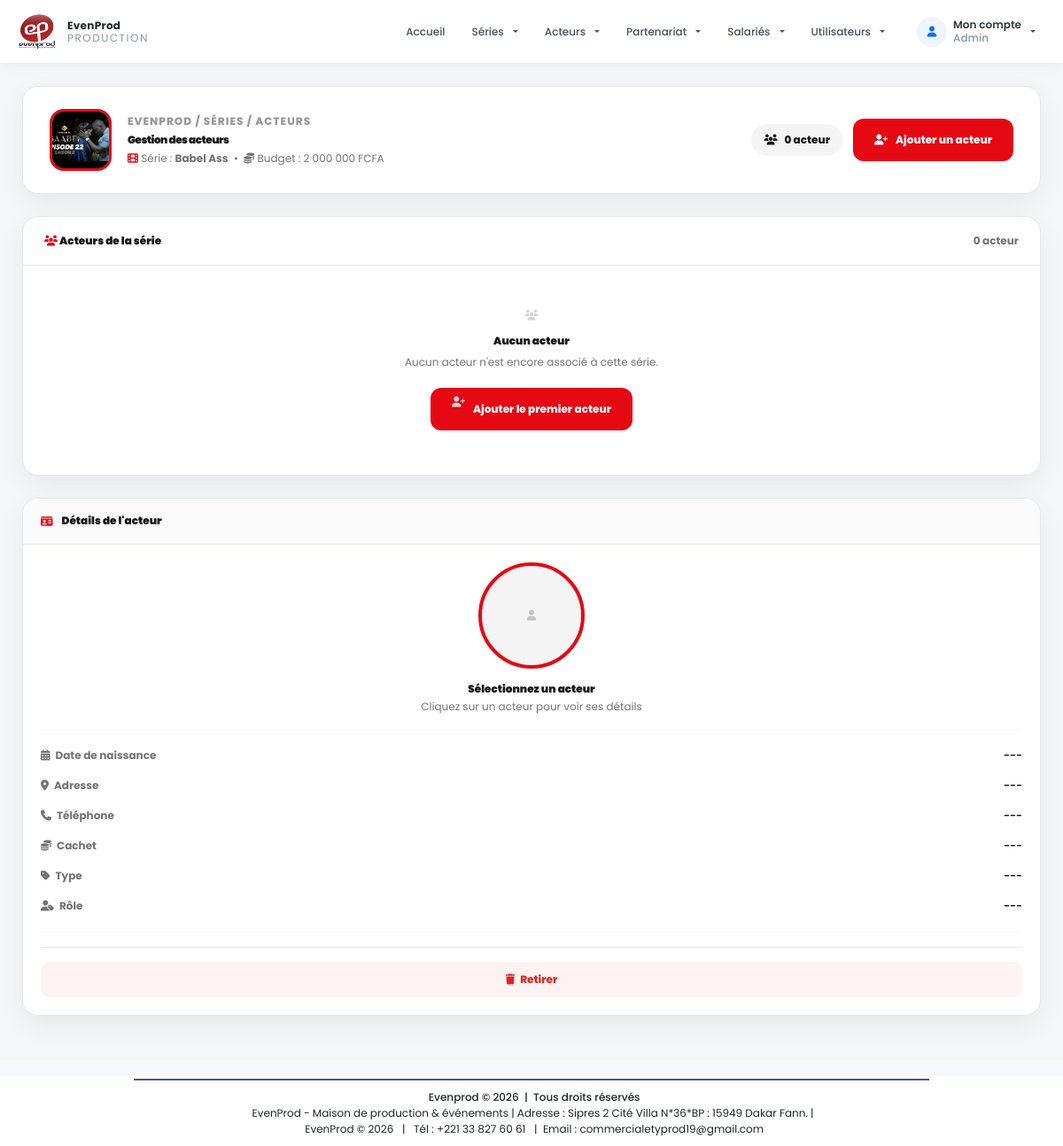
Before: /public/appManager/acteur/acteurs.php?id=3 (signed in) with the older database file.
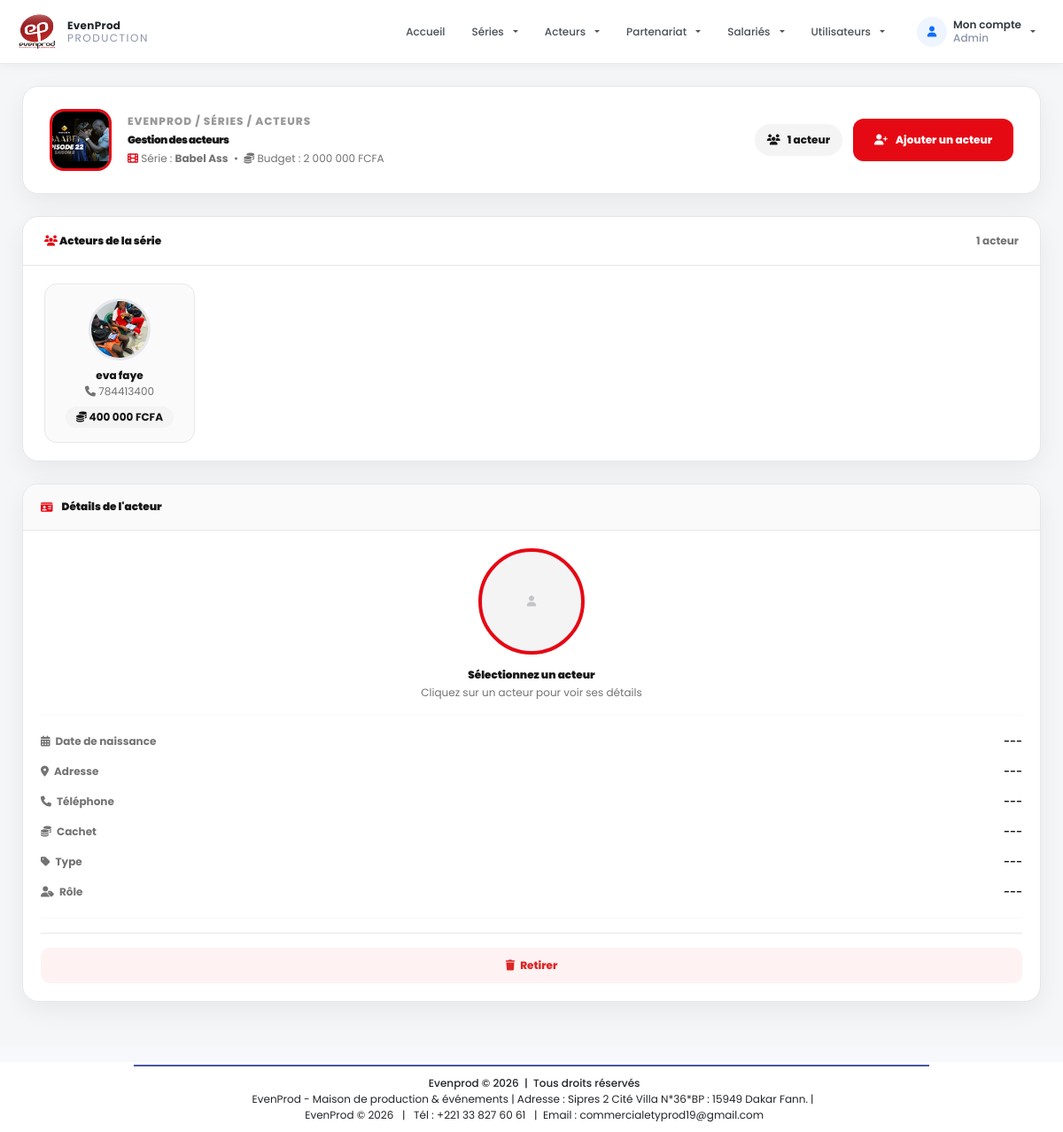
After: the same page with the newer database file.
### tables this page shows
CREATE TABLE IF NOT EXISTS `series` (
  `id` int NOT NULL AUTO_INCREMENT,
  `titre` varchar(150) NOT NULL,
  `description` text,
  `logo` varchar(255) DEFAULT NULL,
  `date_sortie` date DEFAULT NULL,
  `type` varchar(100) DEFAULT NULL,
  `budget` decimal(10,0) NOT NULL,
  `transport` decimal(15,2) NOT NULL DEFAULT '0.00',
  `decors` decimal(15,2) NOT NULL DEFAULT '0.00',
  `reglement_acteurs` decimal(15,2) NOT NULL DEFAULT '0.00',
  `accessoires` decimal(15,2) NOT NULL DEFAULT '0.00',
  `hmc` decimal(15,2) NOT NULL DEFAULT '0.00',
  `carburant` decimal(15,2) NOT NULL DEFAULT '0.00',
  `pharmacie` decimal(15,2) NOT NULL DEFAULT '0.00',
  `receptions` decimal(15,2) NOT NULL DEFAULT '0.00',
  `autres_achats` decimal(15,2) NOT NULL DEFAULT '0.00',
  `projet_id` int DEFAULT NULL,
  PRIMARY KEY (`id`),
  KEY `projet_id` (`projet_id`)
);

CREATE TABLE IF NOT EXISTS `serie_acteur` (
  `id` int NOT NULL AUTO_INCREMENT,
  `serie_id` int NOT NULL,
  `acteur_id` int NOT NULL,
  `personnage` varchar(100) DEFAULT NULL,
  `cachet` decimal(10,2) NOT NULL DEFAULT '0.00',
  `type_acteur` enum('forfaitaire','journalier') DEFAULT 'forfaitaire',
  `contrat` varchar(255) DEFAULT NULL,
  `role` varchar(255) DEFAULT NULL,
  PRIMARY KEY (`id`),
  KEY `serie_id` (`serie_id`),
  KEY `acteur_id` (`acteur_id`)
);

CREATE TABLE IF NOT EXISTS `acteurs` (
  `id` int NOT NULL AUTO_INCREMENT,
  `nom` varchar(100) NOT NULL,
  `prenom` varchar(100) DEFAULT NULL,
  `date_naissance` date DEFAULT NULL,
  `contact` varchar(50) DEFAULT NULL,
  `adresse` varchar(50) DEFAULT NULL,
  `photo` varchar(255) DEFAULT NULL,
  `cv_file` varchar(255) DEFAULT NULL,
  `projet_id` int DEFAULT NULL,
  PRIMARY KEY (`id`),
  KEY `projet_id` (`projet_id`)
);

### config/fonction.php (called while the page is built, shortened)
<?php
 function connexionBD()
{
    $host = 'localhost';
    $user = 'root';
    $pass = '';
    $db = 'evenprod_db';
    $connexion = mysqli_connect($host, $user, $pass, $db);
    mysqli_set_charset($connexion, 'utf8mb4');
    return $connexion;
}
$connexion = connexionBD();
function getSerieById($serieId)
{
    global $connexion;
    $serieId = (int) $serieId;
    $sql = "SELECT * FROM series WHERE id = $serieId";
    $res = mysqli_query($connexion, $sql);
    return mysqli_fetch_assoc($res);
}
function getActeursBySerieId($serieId)
{
    global $connexion;
    $serieId = (int) $serieId;
    $sql = "
        SELECT a.*, sa.id AS serie_acteur,type_acteur,contrat, sa.cachet, sa.type_acteur, sa.role
        FROM acteurs a
        INNER JOIN serie_acteur sa ON a.id = sa.acteur_id
        INNER JOIN series s ON s.id = sa.serie_id
        WHERE s.id = $serieId
    ";
    $result = mysqli_query($connexion, $sql);
    $acteurs = [];
    if ($result && mysqli_num_rows($result) > 0) {
        while ($row = mysqli_fetch_assoc($result)) {
            $acteurs[] = $row;
        }
    }
    return $acteurs;
}
?>

### public/appManager/acteur/acteurs.php (the view, shortened to what the rows shown need)
<?php
include '../../../config/fonction.php';
$id = $_GET['id'] ?? 0;
$serie = getSerieById($id);
$acteurs = getActeursBySerieId($id);
?>
<head>
    <link rel="stylesheet" href="https://cdnjs.cloudflare.com/ajax/libs/font-awesome/5.15.4/css/all.min.css">
</head>
<?php include '../../../includes/header.php'; ?>
<section class="acteurs-page">
    <div class="acteurs-container">
        <header class="acteurs-header">
            <div class="acteurs-header-left">
                <div class="acteurs-header-avatar">
                    <?php if (!empty($serie['logo']) && file_exists('../../../uploads/series/' . $serie['logo'])): ?>
                    <img src="../../../uploads/series/<?= htmlspecialchars($serie['logo']) ?>" alt="<?= htmlspecialchars($serie['titre']) ?>">
                    <?php else: ?>
                    <div class="acteurs-header-avatar-placeholder">
                        <i class="fas fa-film"></i>
                    </div>
                    <?php endif; ?>
                </div>
                <div>
                    <div class="acteurs-breadcrumb">
                        EVENPROD / SÉRIES / ACTEURS
                    </div>
                    <h1>Gestion des acteurs</h1>
                    <p>
                        <i class="fas fa-film" style="color:var(--accent);"></i>
                        Série : <strong><?= htmlspecialchars($serie['titre'] ?? 'Série introuvable') ?></strong>
                        &nbsp;&bull;&nbsp;
                        <i class="fas fa-coins"></i>
                        Budget : <?= number_format($serie['budget'] ?? 0, 0, ',', ' ') ?> FCFA
                    </p>
                </div>
            </div>
        </header>
        <div class="acteurs-layout">
            <div class="actors-list">
                <div class="actors-list-header">
                    <h2><i class="fas fa-users" style="color:var(--accent);"></i> Acteurs de la série</h2>
                </div>
                <?php if (!empty($acteurs)): ?>
                <div class="actors-grid">
                    <?php foreach ($acteurs as $acteur): ?>
                    <div class="actor-card"
                         data-id="<?= htmlspecialchars($acteur['serie_acteur_id'] ?? $acteur['id'] ?? 0) ?>"
                         data-nom="<?= htmlspecialchars($acteur['nom'] ?? '') ?>"
                         data-prenom="<?= htmlspecialchars($acteur['prenom'] ?? '') ?>"
                         data-date="<?= htmlspecialchars($acteur['date_naissance'] ?? 'Non renseignée') ?>"
                         data-adresse="<?= htmlspecialchars($acteur['adresse'] ?? 'Non renseignée') ?>"
                         data-contact="<?= htmlspecialchars($acteur['contact'] ?? 'Non renseigné') ?>"
                         data-cachet="<?= number_format($acteur['cachet'] ?? 0, 0, ',', ' ') ?>"
                         data-type="<?= htmlspecialchars($acteur['type_acteur'] ?? 'Non défini') ?>"
                         data-role="<?= htmlspecialchars($acteur['role'] ?? 'Non défini') ?>"
                         data-photo="<?= htmlspecialchars($acteur['photo'] ?? '') ?>"
                         data-contrat="<?= htmlspecialchars($acteur['contrat'] ?? '') ?>"
                         onclick="selectActor(this)">
                        <div class="actor-card-avatar">
                            <?php if (!empty($acteur['photo']) && file_exists('../../../uploads/photos/' . $acteur['photo'])): ?>
                            <img src="../../../uploads/photos/<?= htmlspecialchars($acteur['photo']) ?>" alt="<?= htmlspecialchars($acteur['prenom'] ?? '') ?>">
                            <?php else: ?>
                            <div class="actor-card-avatar-placeholder">
                                <i class="fas fa-user"></i>
                            </div>
                            <?php endif; ?>
                        </div>
                        <h4 class="actor-card-name"><?= htmlspecialchars(($acteur['prenom'] ?? '') . ' ' . ($acteur['nom'] ?? '')) ?></h4>
                        <p class="actor-card-role">
                            <i class="fas fa-phone" style="font-size:10px;"></i>
                            <?= htmlspecialchars($acteur['contact'] ?? 'Non renseigné') ?>
                        </p>
                        <span class="actor-card-cachet">
                            <i class="fas fa-coins"></i>
                            <?= number_format($acteur['cachet'] ?? 0, 0, ',', ' ') ?> FCFA
                        </span>
                    </div>
                    <?php endforeach; ?>
                </div>
                <?php endif; ?>
            </div>
        </div>
    </div>
</section>
<?php include '../../../includes/footer.php'; ?>

Changed rows visible on the page:
added serie_acteur: acteur.photo (picture), acteur.nom "eva faye", acteur.contact "784413400", cachet "400 000"
Other visible differences:
count($acteurs): "0" → "1"
text no longer shown: "Aucun acteur Aucun acteur n'est encore associé à cette série. Ajouter le premier acteur"
